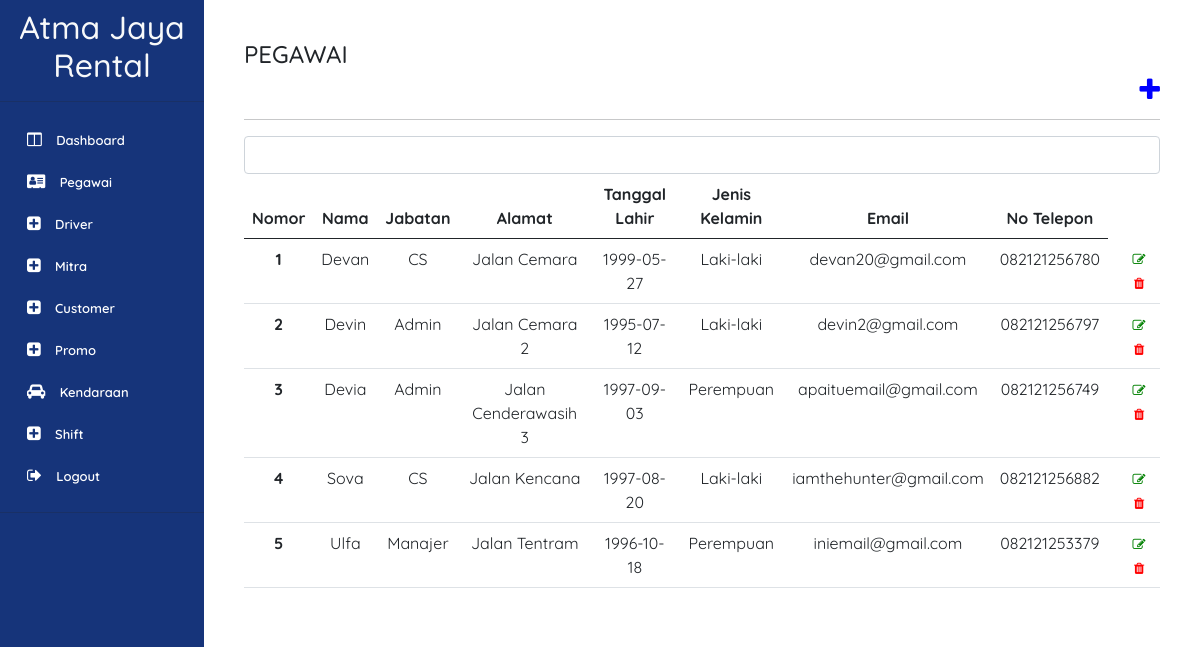
/page/pegawai.php (signed in), run on the app's committed database.
### tables this page shows
CREATE TABLE `pegawai` (
  `ID_PEGAWAI` int(5) UNSIGNED ZEROFILL NOT NULL,
  `NAMA_PEGAWAI` varchar(100) DEFAULT NULL,
  `JABATAN_PEGAWAI` varchar(15) NOT NULL,
  `ALAMAT_PEGAWAI` varchar(100) DEFAULT NULL,
  `TANGGAL_LAHIR_PEGAWAI` date DEFAULT NULL,
  `JENIS_KELAMIN_PEGAWAI` varchar(100) DEFAULT NULL,
  `EMAIL_PEGAWAI` varchar(100) DEFAULT NULL,
  `PASSWORD_PEGAWAI` varchar(150) NOT NULL,
  `NO_TELP_PEGAWAI` char(15) DEFAULT NULL,
  `FOTO_PEGAWAI` varchar(255) DEFAULT NULL
);

### page/pegawai.php (the view, shortened to what this page needs)
<?php
 include '../component/sidebarAdmin.php'
?>
<!doctype html>
<html lang="en">
  <head>
    <link href="https://cdn.jsdelivr.net/npm/bootstrap@5.0.2/dist/css/bootstrap.min.css" rel="stylesheet">
    <link href="style.css" rel="stylesheet">
    <div class="container p-3 m-4 h-100" style="background-color: #FFFFFF" >
        <h4 >PEGAWAI</h4>
        <div class="d-grid gap-2">
            <a href="./tambahPegawaiPage.php?id='.$data[0].'"><i style="color:blue" class="fa fa-plus fa-2x pull-right" ></i></a>
        </div>
        <hr>
            <table class="table">
                <thead>
                    <tr>
                        <th style="text-align:center"scope="col">Nomor</th>
                        <th style="text-align:center"scope="col">Nama</th>
                        <th style="text-align:center"scope="col">Jabatan</th>
                        <th style="text-align:center"scope="col">Alamat</th>
                        <th style="text-align:center"scope="col">Tanggal Lahir</th>
                        <th style="text-align:center"scope="col">Jenis Kelamin</th>
                        <th style="text-align:center"scope="col">Email</th>
                        <th style="text-align:center"scope="col">No Telepon</th>
                    </tr>
                </thead>
                <tbody>
                <form action="./pegawai.php" method="post">
                    <input type="search" class="form-control" id="nama_pegawai" name="nama_pegawai" aria-describedby="emailHelp">
                </form>
                <tbody>
                <?php
                if(isset($_POST['cari'])){
                    include('../db.php');
                    $nama_pegawai = $_POST['nama_pegawai'];
                    $query = mysqli_query($con, "SELECT * FROM pegawai WHERE nama_pegawai LIKE '%$nama_pegawai%'") or die(mysqli_error($con));
                }else{
                    $query = mysqli_query($con, "SELECT * FROM pegawai") or die(mysqli_error($con));
                }
                    if (mysqli_num_rows($query) == 0) {
                        echo '<tr> <td colspan="7"> Tidak ada data </td> </tr>';
                    }else{
                        $no = 1;
                    while($data = mysqli_fetch_array($query)){
                        echo'
    <tr style="text-align:center">
        <th scope="row">'.$no.'</th>
        <td >'.$data[1].'</td>
        <td>'.$data[2].'</td>
        <td>'.$data[3].'</td>
        <td>'.$data[4].'</td>
        <td>'.$data[5].'</td>
        <td>'.$data[6].'</td>
        <td>'.$data[8].'</td>
        <td>
            <a href="./editPegawaiPage.php?id='.$data[0].'"><i style="color: green" class="fa fa-edit"></i></a>
            <a href="../process/hapusPegawaiProcess.php?id='.$data[0].'"
                onClick="return confirm ( \'Ingin melakukan aksi ini?\')">
                <i style="color: red" class="fa fa-trash"></i>
            </a>
        </td>
    </tr>';
 $no++;
    }
    }
    ?>
 </tbody>
 </table>
 </div>
 </aside>
</body>
</html>

### style/style.css (style rules this page uses)
* { font-family: 'Quicksand', sans-serif; }

### component/sidebarAdmin.php (style rules this page uses)
* { font-family: "Quicksand", sans-serif; }
a { padding-left: 10px; font-size: 13px; text-decoration: none !important; color: #ffffff !important; }
i { color:white; }

### data on the page
pegawai: NAMA_PEGAWAI "Devan", JABATAN_PEGAWAI "CS", ALAMAT_PEGAWAI "Jalan Cemara", TANGGAL_LAHIR_PEGAWAI "1999-05-27", JENIS_KELAMIN_PEGAWAI "Laki-laki", EMAIL_PEGAWAI "devan20@gmail.com", NO_TELP_PEGAWAI "082121256780"
pegawai: NAMA_PEGAWAI "Devin", JABATAN_PEGAWAI "Admin", ALAMAT_PEGAWAI "Jalan Cemara 2", TANGGAL_LAHIR_PEGAWAI "1995-07-12", JENIS_KELAMIN_PEGAWAI "Laki-laki", EMAIL_PEGAWAI "devin2@gmail.com", NO_TELP_PEGAWAI "082121256797"
pegawai: NAMA_PEGAWAI "Devia", JABATAN_PEGAWAI "Admin", ALAMAT_PEGAWAI "Jalan Cenderawasih 3", TANGGAL_LAHIR_PEGAWAI "1997-09-03", JENIS_KELAMIN_PEGAWAI "Perempuan", EMAIL_PEGAWAI "apaituemail@gmail.com", NO_TELP_PEGAWAI "082121256749"
pegawai: NAMA_PEGAWAI "Sova", JABATAN_PEGAWAI "CS", ALAMAT_PEGAWAI "Jalan Kencana", TANGGAL_LAHIR_PEGAWAI "1997-08-20", JENIS_KELAMIN_PEGAWAI "Laki-laki", EMAIL_PEGAWAI "iamthehunter@gmail.com", NO_TELP_PEGAWAI "082121256882"
pegawai: NAMA_PEGAWAI "Ulfa", JABATAN_PEGAWAI "Manajer", ALAMAT_PEGAWAI "Jalan Tentram", TANGGAL_LAHIR_PEGAWAI "1996-10-18", JENIS_KELAMIN_PEGAWAI "Perempuan", EMAIL_PEGAWAI "iniemail@gmail.com", NO_TELP_PEGAWAI "082121253379"
